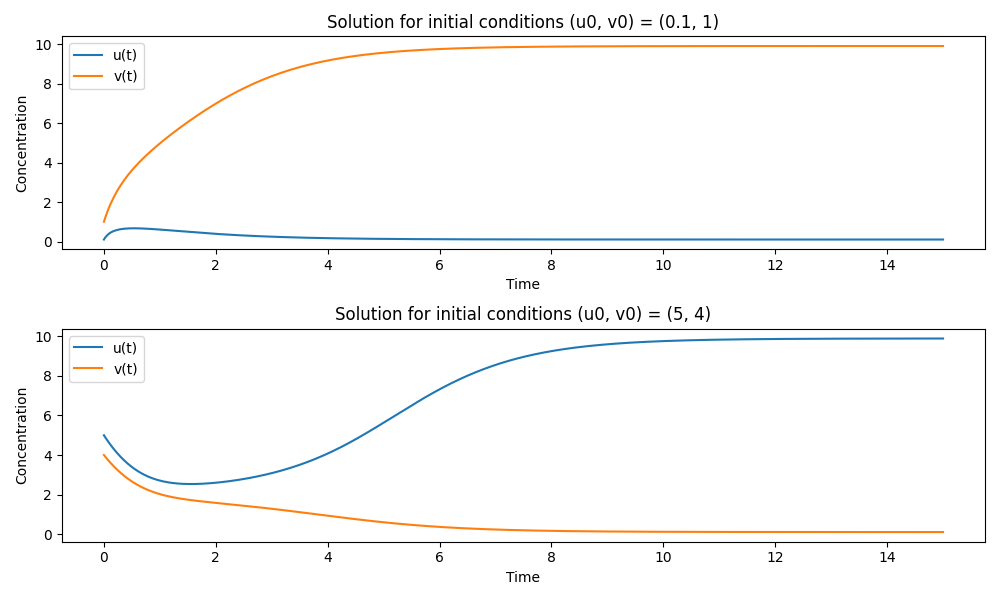

Here is the Python script that generated this plot:
import numpy as np
import matplotlib.pyplot as plt
from scipy.integrate import odeint

# Define the toggle function
def toggle(y, t):
    alpha1 = 10.0
    alpha2 = 10.0
    beta = 2.0
    gamma = 2.0
    
    u, v = y
    du = -u + alpha1 / (1 + v**beta)
    dv = -v + alpha2 / (1 + u**gamma)
    
    return [du, dv]

# Time span
t = np.linspace(0, 15, 500)  # Time from 0 to 15, 500 points

# Initial conditions (0.1, 1) and (5, 4)
initial_conditions_1 = [0.1, 1]
initial_conditions_2 = [5, 4]

# Solving ODEs for both initial conditions
solution_1 = odeint(toggle, initial_conditions_1, t)
solution_2 = odeint(toggle, initial_conditions_2, t)

# Plotting the results
plt.figure(figsize=(10, 6))

# Plot for initial conditions (0.1, 1)
plt.subplot(2, 1, 1)
plt.plot(t, solution_1[:, 0], label='u(t)')
plt.plot(t, solution_1[:, 1], label='v(t)')
plt.title('Solution for initial conditions (u0, v0) = (0.1, 1)')
plt.xlabel('Time')
plt.ylabel('Concentration')
plt.legend()

# Plot for initial conditions (5, 4)
plt.subplot(2, 1, 2)
plt.plot(t, solution_2[:, 0], label='u(t)')
plt.plot(t, solution_2[:, 1], label='v(t)')
plt.title('Solution for initial conditions (u0, v0) = (5, 4)')
plt.xlabel('Time')
plt.ylabel('Concentration')
plt.legend()

# Adjust layout and show the plot
plt.tight_layout()
plt.show()
